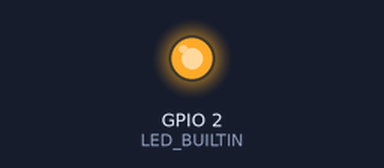
A program run on a simulated ESP32. On the bench: output pins drawn as LEDs (lit = HIGH). WiFi joins after 1.5 s; servers stay silent unless stated; no MQTT or app messages arrive unless stated; what the program prints to the serial monitor is not drawn.

Above: at 3.0 s.
At 4.8 s:
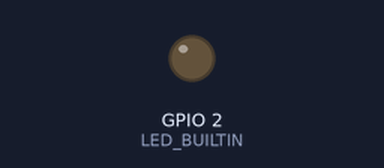
Timing chart, 0 to 5.5 s (numbered marks = the images above):
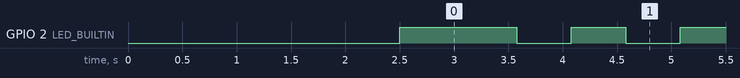

Measured:
- by itself, GPIO 2 (LED_BUILTIN): repeats every 1.0 s: LOW 0.50 s, HIGH 0.50 s

The program:

main.cpp
```cpp
///////////////////////// COMMON HEADER BEGIN
#define CONFIG_WIFI_NAME "WIFI_NAME"
#define CONFIG_WIFI_PSK "WIFI_PASSWORD"
#define CONFIG_MQTT_BROKER_ADDRESS "iot.fh-muenster.de"
#define CONFIG_MQTT_BROKER_USER "MQTT_USER"
#define CONFIG_MQTT_BROKER_PASSWORD "MQTT_PASSWORD"

#define DEBUG_OUTPUT
#define MQTT_OUTPUT

//#define TLS_ENABLED

//#define OTA_ENABLED
//#define OTA_PASSWORD "bruttonetto"

//#define HMAC_ENABLED
#define HMAC_KEY "d14a028c2a3a2bc9476102bb288234c415a2b01f828ea62ac5b3e42f"

#define BEACON_INTERVAL 5000

//#define MQTT_MAX_PACKET_SIZE 512 << BE AWARE OF THIS!!

#ifndef DEVICE_TYPE
#define DEVICE_TYPE "GENERIC-ESP"
#endif

#include <PubSubClient.h>
#include <ArduinoJson.h>

#ifdef OTA_ENABLED
#include <ArduinoOTA.h>
#endif // OTA_ENABLED

#ifdef HMAC_ENABLED
#include <base64.h>
#include "mbedtls/md.h"
mbedtls_md_context_t md_context;
mbedtls_md_type_t md_type = MBEDTLS_MD_SHA256;
const char *md_key = HMAC_KEY;
#endif // HMAC_ENABLED

#ifdef ESP32
#include <WiFi.h>
#else // ESP32
#include <ESP8266WiFi.h>
#endif // ESP32

#ifdef TLS_ENABLED
#include <WiFiClientSecure.h>
const char* test_root_ca= \
	"-----BEGIN CERTIFICATE-----\n" \
	"MIIEDDCCAvSgAwIBAgIJAPx+A7Web8LQMA0GCSqGSIb3DQEBCwUAMIGaMQswCQYD\n" \
	"VQQGEwJERTEMMAoGA1UECAwDTlJXMRIwEAYDVQQHDAlTdGVpbmZ1cnQxFDASBgNV\n" \
	"BAoMC0ZILU11ZW5zdGVyMQ4wDAYDVQQLDAVOUExhYjEbMBkGA1UEAwwSaW90LmZo\n" \
	"LW11ZW5zdGVyLmRlMSYwJAYJKoZIhvcNAQkBFhd3ZWlucmFua0BmaC1tdWVuc3Rl\n" \
	"ci5kZTAeFw0yMTAzMjIxNTEyMzRaFw0zMTAzMjAxNTEyMzRaMIGaMQswCQYDVQQG\n" \
	"EwJERTEMMAoGA1UECAwDTlJXMRIwEAYDVQQHDAlTdGVpbmZ1cnQxFDASBgNVBAoM\n" \
	"C0ZILU11ZW5zdGVyMQ4wDAYDVQQLDAVOUExhYjEbMBkGA1UEAwwSaW90LmZoLW11\n" \
	"ZW5zdGVyLmRlMSYwJAYJKoZIhvcNAQkBFhd3ZWlucmFua0BmaC1tdWVuc3Rlci5k\n" \
	"ZTCCASIwDQYJKoZIhvcNAQEBBQADggEPADCCAQoCggEBALil1RJaPdPfYuQ11CIs\n" \
	"1D0wX7DqyySPQW48MuS9x5mcwljEIc+0HRJsk4KJtVH7ZHcHvMPJnwzhwe1OYYoV\n" \
	"dD6jbBsbZ3MfslbBUtoRX/9Wt2TooH4NzToIayr88Q//Z9H+NUJuLsR8Nlaz3NL4\n" \
	"S04HC5pd/1RPWfAveW/TjCKF1++PJnvw6Bv1eXahJu0NEqtGRP8Mwm+lAzHgMafQ\n" \
	"dFTjcen07hW0kT1z3AFuobOpbw1CWzXtvLcDy5rnDZpkwWV8BBp9eI2rrzRS9WOk\n" \
	"DEbBamiNqBtp61aJDwDft9gar0ZM6lt1o+d5RsYNEN5uWq8Q2AEHtrOjxgznze4+\n" \
	"06UCAwEAAaNTMFEwHQYDVR0OBBYEFFArmuxCphlxjSwEygGheFqAjsqsMB8GA1Ud\n" \
	"IwQYMBaAFFArmuxCphlxjSwEygGheFqAjsqsMA8GA1UdEwEB/wQFMAMBAf8wDQYJ\n" \
	"KoZIhvcNAQELBQADggEBADeEbf+BJZ5NVk3/aScfsIjvWDoLxoGzZks0O7VsCyuI\n" \
	"an/eG0USXVYklXkfxPap82gK1KKHSTh4fthlzkpDJueaFv1fxlQXnSGJLW/zOFOt\n" \
	"x8jzQFiAhuepAnjjHoTbYKMufVQYI89uTSD79xaQBfA55xCqBkOcm47n2LSSsfkc\n" \
	"DaWwe/VaBGuVivcYXJ4q5VJodR3Zv4wTNdofjvRTA76oSiIYSy4xw5cZJxY3BNkR\n" \
	"8gA5bd6aFiwi8sxPVViZCTXIBfHpFrQi9IQBMIldqqxy52ds4IjHjmrxwi1+IRD4\n" \
	"lKnBBRVFt5F6OAMMnhIUTuQu8pbi6VbJX7IPE5ODjzc=\n" \
	"-----END CERTIFICATE-----\n";
#endif

// Buffer size used at various places
#define BUFFER_SIZE 512

String mqtt_client_id;
String mqtt_sensor_topic;
String mqtt_beacon_topic;
char mqtt_last_will_buffer[BUFFER_SIZE];

// WiFi / MQTT
#ifdef TLS_ENABLED
#define MQTT_PORT 8883
WiFiClientSecure espClient;
#else
#define MQTT_PORT 1883
WiFiClient espClient;
#endif

PubSubClient mqtt_client(espClient);

static bool common_setup(void);
static bool common_loop(void);
static void beacon_send(void);
static bool mqtt_connect(void);
static bool wifi_connect(void);
static bool json_send(const char *mqtt_topic, JsonObject json_data);
static int json_serialize(JsonObject json_data, char *buffer, size_t buffer_size);
///////////////////////// COMMON HEADER END

#define SENSOR_INTERVAL 100

void setup(void) {
	common_setup();
	delay(500);
}

void loop(void) {
	static long last_value_sent;

	if (!common_loop()) {
		// Something went wrong, skip further execution
		return;
	}

	// Send sensor values every SENSOR_INTERVAL
	if (last_value_sent == 0 || SENSOR_INTERVAL == 0 || (millis() - last_value_sent) >= SENSOR_INTERVAL) {
		last_value_sent = millis();
		// Action starts here...
	}
}

///////////////////////// COMMON FUNCTIONS BEGIN
static bool common_setup(void) {
	Serial.begin(115200);
	delay(2000);
	Serial.println(F("Hello! Let's go..."));

	// We're using the pin for activity indication
	pinMode(LED_BUILTIN, OUTPUT);
	randomSeed(micros());

	// WIFI
	Serial.printf("Connecting to WIFI network: %s\n", CONFIG_WIFI_NAME);
	WiFi.begin(CONFIG_WIFI_NAME, CONFIG_WIFI_PSK);

#ifdef TLS_ENABLED
#ifdef ESP32
	espClient.setCACert(test_root_ca);
#else
    espClient.setInsecure();
#endif
#endif

	// MQTT setup
	mqtt_client.setServer(CONFIG_MQTT_BROKER_ADDRESS, MQTT_PORT);
	mqtt_client_id = String(WiFi.macAddress());
	mqtt_sensor_topic = "sensor/" + mqtt_client_id;
	mqtt_beacon_topic = "beacon/" + mqtt_client_id;

	// MQTT last will
	StaticJsonDocument<128> json_doc;
	JsonObject json_data  = json_doc.to<JsonObject>();
	json_data["id"]       = mqtt_client_id;
	json_data["type"]     = 2;
	serializeJson(json_data, mqtt_last_will_buffer, BUFFER_SIZE);

#ifdef OTA_ENABLED
#ifdef OTA_PASSWORD
	ArduinoOTA.setPassword(OTA_PASSWORD);
#else // OTA_PASSWORD
	ArduinoOTA.setPassword(mqtt_client_id.c_str());
#endif // OTA_PASSWORD
#ifdef ESP32
	ArduinoOTA.setMdnsEnabled(false);
#endif // ESP32
	ArduinoOTA.setPort(54321);
	ArduinoOTA.onStart([]() {
		String type;
		if (ArduinoOTA.getCommand() == U_FLASH) {
			type = "sketch";
		} else {
			// U_SPIFFS
			type = "filesystem";
		}

		// NOTE: if updating SPIFFS this would be the place to unmount SPIFFS using SPIFFS.end()
		Serial.println("Start updating " + type);
	});

	ArduinoOTA.onProgress([](unsigned int progress, unsigned int total) {
		Serial.printf("Progress: %u%%\r", (progress / (total / 100)));
		digitalWrite(LED_BUILTIN, !digitalRead(LED_BUILTIN));
	});

	ArduinoOTA.onEnd([]() {
		Serial.println("\nEnd");
	});

	ArduinoOTA.onError([](ota_error_t error) {
		Serial.printf("Error[%u]: ", error);

		switch (error) {
			case OTA_AUTH_ERROR:
				Serial.println(F("OTA - Auth failed"));
				break;
			case OTA_BEGIN_ERROR:
				Serial.println(F("OTA - Begin failed"));
				break;
			case OTA_CONNECT_ERROR:
				Serial.println(F("OTA - Connect failed"));
				break;
			case OTA_RECEIVE_ERROR:
				Serial.println(F("OTA - Receive failed"));
				break;
			case OTA_END_ERROR:
				Serial.println(F("OTA - End failed"));
				break;
		}
	});

	ArduinoOTA.begin();
#endif // OTA_ENABLED

#ifdef HMAC_ENABLED
	mbedtls_md_init(&md_context);
	mbedtls_md_setup(&md_context, mbedtls_md_info_from_type(md_type), 1);
#endif // HMAC_ENABLED

	Serial.println(F("Initialized"));
	return true;
}

bool common_loop(void) {
	static long last_beacon_sent;
	static long last_led_toggle;
#ifdef DEBUG_OUTPUT
	static long hz_counter;
	static long hz_counter_delta;
#endif // DEBUG_OUTPUT

	// Toggle status LED as activity indicator
	if (last_led_toggle == 0 || (millis() - last_led_toggle) >= 500) {
		last_led_toggle = millis();
		digitalWrite(LED_BUILTIN, !digitalRead(LED_BUILTIN));
	}

	// Maintain WiFi connection
	if (!wifi_connect()) {
		delay(5000);
		return false;
	}

#ifdef OTA_ENABLED
	ArduinoOTA.handle();
#endif // OTA_ENABLED

#ifdef MQTT_OUTPUT
	// Maintain MQTT connection
	if (!mqtt_connect()) {
		delay(5000);
		return false;
	}
	mqtt_client.loop();
#endif // MQTT_OUTPUT

	// Send a beacon every BEACON_INTERVAL
	if (last_beacon_sent == 0 || BEACON_INTERVAL == 0 || (millis() - last_beacon_sent) >= BEACON_INTERVAL) {
		beacon_send();
		last_beacon_sent = millis();
	}

#ifdef DEBUG_OUTPUT
	if ((millis() - hz_counter_delta) >= 1000) {
		Serial.printf("Loop Freq : %ld Hz\n", hz_counter);
		hz_counter_delta = millis();
		hz_counter = 0;
	}
	hz_counter++;
#endif

	return true;
}

static void beacon_send(void) {
	uint8_t* bssid = WiFi.BSSID();
	char mac[18];
	char desc[64];
	StaticJsonDocument<BUFFER_SIZE> json_doc;
	JsonObject json_data = json_doc.to<JsonObject>();

	snprintf(desc, sizeof(desc), "%s|%s", WiFi.localIP().toString().c_str(), __DATE__);

	json_data["id"]       = mqtt_client_id;
	json_data["type"]     = 1;
	json_data["device"]   = DEVICE_TYPE;
	json_data["desc"]     = desc;
	json_data["rssi"]     = WiFi.RSSI();
	json_data["uptime"]   = millis();

	if (bssid) {
		sprintf(mac, "%02X:%02X:%02X:%02X:%02X:%02X", bssid[0], bssid[1], bssid[2], bssid[3], bssid[4], bssid[5]);
		json_data["bssid"]  = String(mac);
	}

	json_send(mqtt_beacon_topic.c_str(), json_data);
}

static bool json_send(const char *mqtt_topic, JsonObject json_data) {
	char buffer[BUFFER_SIZE];
	int bufferlen;

	bufferlen = json_serialize(json_data, buffer, BUFFER_SIZE);

#ifdef DEBUG_OUTPUT
	Serial.print("MSG OUT [");
	Serial.print(mqtt_topic);
	Serial.print("] ");
	Serial.println(buffer);
#endif // DEBUG_OUTPUT

#ifdef MQTT_OUTPUT
	if (!mqtt_client.publish(mqtt_topic, (const uint8_t *) buffer, bufferlen)) {
		Serial.println("publish failed!");
		return false;
	}
#endif // MQTT_OUTPUT

	return true;
}

static int json_serialize(JsonObject json_data, char *buffer, size_t buffer_size) {
	int buffer_filled = 0;

#ifdef HMAC_ENABLED
	byte hmac_hash[32];

	json_data["hmac"] = "";
	buffer_filled = serializeJson(json_data, buffer, buffer_size);

	mbedtls_md_hmac_starts(&md_context, (const unsigned char *) md_key, strlen(md_key));
	mbedtls_md_hmac_update(&md_context, (const unsigned char *) buffer, buffer_filled);
	mbedtls_md_hmac_finish(&md_context, hmac_hash);
	json_data["hmac"] = base64::encode(hmac_hash, 32);

#if 0
	for (int i= 0; i< sizeof(hmac_hash); i++){
		char str[3];
		sprintf(str, "%02X", (int)hmac_hash[i]);
		Serial.print(str);
	}
	Serial.println("");
#endif // DEBUG_OUTPUT
#endif // HMAC_ENABLED

	buffer_filled = serializeJson(json_data, buffer, buffer_size);

	return buffer_filled;
}

static bool mqtt_connect(void) {
	// Loop until we're reconnected
	if (mqtt_client.connected()) {
		return true;
	}

	Serial.print(F("espClient.connected() = "));
	Serial.println(espClient.connected());

	Serial.print(F("Current MQTT state : "));
	Serial.println(mqtt_client.state());

	Serial.print(F("Attempting MQTT connection to "));
	Serial.print(CONFIG_MQTT_BROKER_ADDRESS);
	Serial.print(" ...");

	// Try to connect
	if (mqtt_client.connect(mqtt_client_id.c_str(), CONFIG_MQTT_BROKER_USER, CONFIG_MQTT_BROKER_PASSWORD, mqtt_beacon_topic.c_str(), 0, false, mqtt_last_will_buffer)) {
		Serial.println(F("connected"));
		return true;
	} else {
		Serial.print("failed, rc=");
		Serial.println(mqtt_client.state());
		return false;
	}

	return false;
}

static bool wifi_connect(void) {
	int connection_tries = 0;

	if (WiFi.isConnected()) {
		return true;
	}

	while (!WiFi.isConnected()) {
		delay(1000);
		Serial.print(".");

		if (++connection_tries >= 5) {
			Serial.println(" - failed");
			Serial.println("Connection failed after 5 tries, waiting 61 seconds and calling WiFi.reconnect()");
			delay(61000); // delaying for 61 seconds thanks to &^%$# security policies of our wifi vendor
			WiFi.reconnect();
			return false;
		}
	}

	Serial.println(" connected!");
	Serial.print("MAC: ");
	Serial.println(String(WiFi.macAddress()));
	Serial.print("IP: ");
	Serial.println(WiFi.localIP());
	Serial.print("SM: ");
	Serial.println(WiFi.subnetMask());
	Serial.print("GW: ");
	Serial.println(WiFi.gatewayIP());
	Serial.print("BSSID: ");
	Serial.println(WiFi.BSSIDstr());
	Serial.println("");

	return true;
}

///////////////////////// COMMON FUNCTIONS END
```
